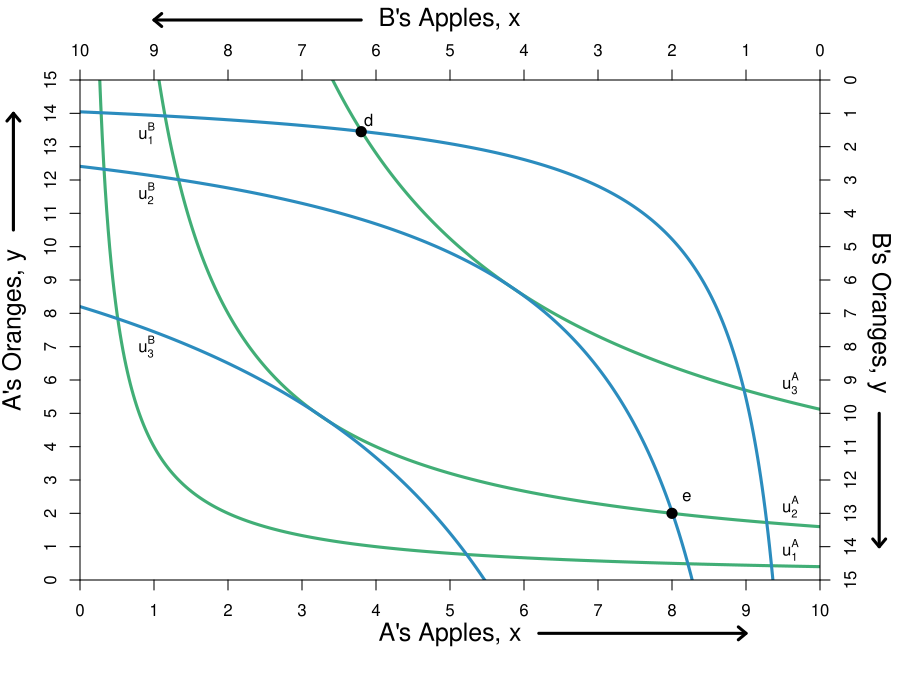

Generate this figure with R:
#Graph Designer: Simon Halliday & Madeleine Wettach '20
#Authors: Bowles, Foley and Halliday
#Title: Microeconomics: Competition, Conflict and Coordination

#require(ggplot2)
require(shape)
pdf(file = "property/step_by_step_graphs_5/property_tioli_step2.pdf", width = 9, height = 7)

#Set parameters for graphics
axislabelsize <- 1.5
graphlinewidth <- 3

COL <- c("#7fc97f", "#beaed4", "#fdc086", "#ffff99", "#386cb0", "#f0027f", "#bf5b17", "#666666")
COLA <- c("#99d8c9","#66c2a4","#41ae76", "#238b45", "#005824")
COLB <- c("#4eb3d3", "#2b8cbe", "#0868ac","#084081")

indiffcurveA1 <- function(x, U = 2, A = 1, a = 0.5) {
  ((((U)/A)*(1/x)^a)^(1/(1-a)))
}

indiffcurveA2 <- function(x, U = 4, A = 1, a = 0.5) {
  (((U/A)*(1/x)^a)^(1/(1-a)))
}

indiffcurveA3 <- function(x, U = 6.123724, A = 1, a = 0.5) {
  (((U/A)*(1/x)^a)^(1/(1-a)))
}

indiffcurveA4 <- function(x, U = 7.156591, A = 1, a = 0.5) {
  ((((U)/A)*(1/x)^a)^(1/(1-a)))
}

paretoEC <- function(x) {
  (3/2)*x
}

indiffcurveBneg <- function(x, U = 5.09, A = 1, a = 0.5) {
  15 - (((U/A)*(1/(10 - x))^a)^(1/(1-a)))
}

indiffcurveBneg1 <- function(x, U = 3.09, A = 1, a = 0.5) {
  15 - (((U/A)*(1/(10 - x))^a)^(1/(1-a)))
}

indiffcurveBneg2 <- function(x, U = 5.09, A = 1, a = 0.5) {
  15 - (((U/A)*(1/(10 - x))^a)^(1/(1-a)))
}

indiffcurveBneg3 <- function(x, U = 8.244574, A = 1, a = 0.5) {
  15 - (((U/A)*(1/(10 - x))^a)^(1/(1-a)))
}




#Aisha happens to have found 8 apples and 2 oranges, 
#and Betty happens to have found 2 apples and 13 oranges. 
#Aisha's utility (8^0.5)*(2^0.5) = 4
#Betty's utility (2^0.5)*(13^0.5) = 5.09


par(mar =  c(6, 4, 4, 4))
xlims <- c(0, 10)
ylims <- c(0, 15)
xlims2 <- c(10, 0)
ylims2 <- c(15, 0)

plot(0, 0, xlim = xlims, ylim = ylims, type = "n",
     xlab = expression(paste("A's Apples, ", x)),
     ylab = expression(paste("A's Oranges, ", y)), 
     line = 2.5,
     xaxt = "n", 
     yaxt = "n", 
     cex.lab = axislabelsize, 
     bty = "n",
     xaxs="i", 
     yaxs="i")


npts <- 500 
npts2 <- 501

#Specify the sequences of points for graphing. 
xx1 <- seq(xlims[1], xlims[2], length.out = npts)
yy1 <- indiffcurveA2(xx1, U = 4, A = 1, a = 0.5)
yy2 <- indiffcurveA2(xx1)

#Polygon Attempt
#polygon(x = c(1.34, 6, 8, 10 - 6.73), y = c(12, 9, 2, 15 - 10.1), col="powderblue", density=NULL, border = NA)

#I need something like xx1 with npts for 
##xpoly1 <- seq(from = 1.34, to = 8, length.out = 500)
##ypoly1 <- indiffcurveA2(xpoly1, U = 4, A = 1, a = 0.5)
##ypoly2 <- indiffcurveBneg(xpoly1, U = 5.09, A = 1, a = 0.5)
##polygon(x = c(xpoly1, rev(xpoly1)), y = c(ypoly1, rev(ypoly2)), col=COL[4], density=NULL, border = NA)

#Draw the lines for the graphs
lines(xx1, indiffcurveA1(xx1), col = COLA[3], lwd = graphlinewidth)
lines(xx1, indiffcurveA2(xx1), col = COLA[3], lwd = graphlinewidth)
#lines(xx1, indiffcurveA3(xx1), col = COLA[3], lwd = graphlinewidth)
lines(xx1, indiffcurveA4(xx1), col = COLA[3], lwd = graphlinewidth)
##lines(xx1, paretoEC(xx1), col = COL[2], lwd = graphlinewidth)

lines(xx1, indiffcurveBneg1(xx1), col = COLB[2], lwd = graphlinewidth)
lines(xx1, indiffcurveBneg2(xx1), col = COLB[2], lwd = graphlinewidth)
lines(xx1, indiffcurveBneg3(xx1), col = COLB[2], lwd = graphlinewidth)

#Customize ticks and labels for the plot
ticksy <- seq(from = 0, to = 15, by = 1)
ylabels <- seq(from = 0, to = 15, by = 1)
ticksx <- seq(from = 0, to = 10, by = 1)
xlabels <- seq(from = 0, to = 10, by = 1)
axis(1, at = ticksx, pos = 0, labels = xlabels)
axis(2, at = ticksy, pos = 0, labels = ylabels, las = 0)

#Add arrows:
arrows(-0.9, 10.5, -0.9, 14, xpd = TRUE, length=0.1,angle=40,lwd=3)
arrows(6.2, -1.6, 9, -1.6, xpd = TRUE, length=0.1,angle=40,lwd=3)

#Annotation of the three graphs and the NE
text(9.6, 0.9, expression(u[1]^A))
text(9.6, 2.2, expression(u[2]^A))
#text(9.6, 4.4, expression(u[3]^A))
text(9.6, 5.9, expression(u[3]^A))

#Perhaps useful point to label the unused intersection of the participation constraints
#points(1.34, 12, pch = 16, col = "black", cex = 1.5)



#Pareto efficiency curve
#segments(4.16, 6.23, 6.73, 10.1, lty = 2, lwd = 2)
##text(4.7, 5, expression("Pareto Efficient Curve"))
##Arrows(4.5, 5.3, 4.5, 6.2, col = "black", lty = 1, lwd = 2, arr.type = "triangle", arr.lwd = 0.5)


#Set up second axes and labels

par(new = TRUE)

#Use the same x and ylims as previously, but with locations switched
xlims2 <- c(10, 0)
ylims2 <- c(15, 0)

#Leave the ylab and xlab blank to ensure no axes titles
plot(0, 0, xlim = xlims2, ylim = ylims2, type = "n",
     xlab = expression(paste("")),
     ylab = expression(paste("")),
     xaxt = "n", 
     yaxt = "n", 
     cex.lab = 1.3, 
     bty = "n",
     xaxs="i", 
     yaxs="i")

#Set up axes at sides 3 and 4 (top and right)
axis(side = 3, at = ticksx, pos = 0, labels = xlabels)
axis(side = 4, at = ticksy, pos = 0, labels = ylabels, las = 0)
mtext("B's Apples, x", side=3, line = 2.5, cex = axislabelsize)
text(-0.8, 7, expression(paste("B's Oranges, y")), xpd = TRUE, cex = axislabelsize, srt = 270) 

#Add arrows:
arrows(-0.8, 10, -0.8, 14, xpd = TRUE, length=0.1,angle=40,lwd=3)
arrows(6.2, -1.8, 9, -1.8, xpd = TRUE, length=0.1,angle=40,lwd=3)

#Label B's indifference curves
text(9.1, 1.6, expression(u[1]^B))
text(9.1, 3.4, expression(u[2]^B))
#text(9.1, 4.6, expression(u[3]^B))
text(9.1, 8, expression(u[3]^B))

#Add a point for the initial endowment
points(2, 13, pch = 16, col = "black", cex = 1.5)
text(1.8, 12.5, expression(e))

#Label a point on the middle of the curve
##points(5, 7.5, pch = 16, col = "black", cex = 1.5)
##text(5, 7, expression(i))

#(5^0.5)*(7.5^0.5) = 6.123724

#Add point for comparison to participation constraint
points(6.2, 1.55, pch = 16, col = "black", cex = 1.5)
text(6.1, 1.2, expression(d))


#Calculate TIOLI power allocation for B
#mrs(x,y) => pareto efficient curve is (3/2)x = y
#A's initital utility is 4 = u(8,2) = (8^0.5)*(2^0.5)
#Therefore substitute in the contract curve u_e^A = 4 = (x^A)^(0.5)(3/2*x^A)^0.5
# => x^A = 4/((3/2)^0.5) = 3.27 => x^B = 6.73
# => y^A = 3/2(x^A) = 4.9 => y^B = 10.1

#Add point g for B's TIOLI power
##points(6.73, 10.1, pch = 16, col = "black", cex = 1.5)
##text(6.73, 10.6, expression(g))

#Calculate TIOLI power allocation for A
#mrs(x,y) => pareto efficient curve is (3/2)x = y
#A's initital utility is 4 = u(8,2) = (8^0.5)*(2^0.5)
#Therefore substitute in the contract curve u_e^A = 4 = (x^A)^(0.5)(3/2*x^A)^0.5
# => x^B = 5.09/((3/2)^0.5) = 4.16 => x^A = 5.84
# => y^B = 3/2(x^B) = 6.23 => y^A = 8.77 
#=> u^A = (5.84^0.5)*(8.77^0.5) = 7.156591

#Add point f for A's TIOLI power
##points(4.16, 6.23, pch = 16, col = "black", cex = 1.5)
##text(4.16, 5.8, expression(f))

#Annotating B's endowment
##text(1.8, 12.5, expression(e))

#Annotating a point that is a Pareto improvement over e.
##points(2.94, 12.76, pch = 16, col = "black", cex = 1.5)
##text(2.74, 12.36, expression(h))
#(2.94^0.5)*(12.76^0.5)

#Label Pareto Improving Lens
##text(7, 5, expression(paste("Pareto-Improving Lens")))

dev.off()
